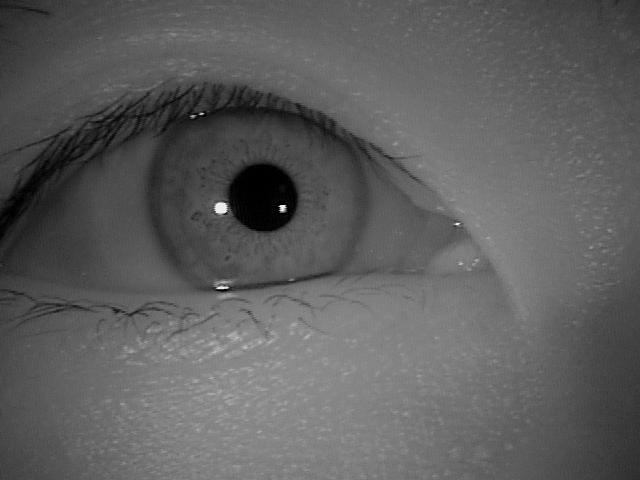
#> input picture src/demo/dataset-test/Alessio/L/S5001L00.jpg, 640 x 480 px, found by its file name; its folder holds only this picture in this run
$ python iris_recognition.py
#> lines starting #> are read from the running program, lines starting #| are printed output that depends on the picture; after the words box and inside, x2 and y2 are one past the last pixel; in counts of white or black regions, pixels touching at a corner belong together
#> further down, image is the input picture: shape (480, 640, 3); min 0, max 255, mean 93.8
import os

import cv2
import numpy as np

def find_pupil(image):

    # Preprocessing: Smooth the image to reduce noise
    blurred = cv2.GaussianBlur(image, (9, 9), 2)
#> image: shape (480, 640)

    # Edge detection
    edges = cv2.Canny(blurred, 50, 150)
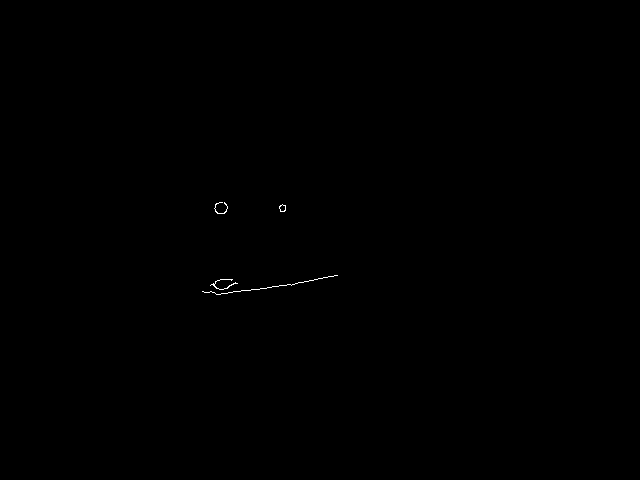
#> edges: shape (480, 640); 0.09% white in thin lines or dots, all inside (x1, y1, x2, y2) = (202, 202, 338, 295)

    # Use Hough Circle Transform to detect circles (approximates iris)
    circles = cv2.HoughCircles(blurred, cv2.HOUGH_GRADIENT, dp=1.2, minDist=30,
                               param1=50, param2=30, minRadius=20, maxRadius=60)
#> circles = [[263.4, 198.6, 34.4]]

    # Check if any circle is detected
    if circles is not None:
        circles = np.round(circles[0, :]).astype("int")
#> circles = [[263, 199, 34]]

        # Find the center of the image
        img_center = (image.shape[1] // 2, image.shape[0] // 2)
#> img_center = (320, 240)

        # Calculate distances of each circle from the image center
        distances = [np.sqrt((x - img_center[0]) ** 2 + (y - img_center[1]) ** 2) for x, y, r in circles]
#> distances = [70.21]

        # Get the circle with the smallest distance
        nearest_circle_idx = np.argmin(distances)
#> nearest_circle_idx = 0
        return circles[nearest_circle_idx]
    else:
        print("No circles detected.")

def extract_iris(image, pupil_center, pupil_radius, iris_radius_multiplier=2.5):
    x, y = pupil_center
    iris_radius = int(pupil_radius * iris_radius_multiplier)  # Calculate the iris radius

    # Create a blank mask
    mask = np.zeros_like(image, dtype=np.uint8)

    # Draw the iris circle on the mask
    cv2.circle(mask, (x, y), iris_radius, 255, -1)

    # Extract the iris region
    iris_region = cv2.bitwise_and(image, image, mask=mask)

    return iris_region, mask

if __name__ == '__main__':
    folder = 'C:/Users/flypi/PycharmProjects/iris-recognition-system/src/data/datasets/CASIA-Iris-Thousand/CASIA-Iris-Thousand/000/L/'

    for path in os.listdir(folder):
        image = cv2.imread(os.path.join(folder, path))
        x, y, r = find_pupil(cv2.cvtColor(image, cv2.COLOR_BGR2GRAY))
#> x = 263; y = 199; r = 34
        print(f"Detected Pupil Center: ({x}, {y}), Radius: {r}")
#| Detected Pupil Center: (263, 199), Radius: 34
        cv2.circle(image, (x, y), r, (0, 255, 0), 1)
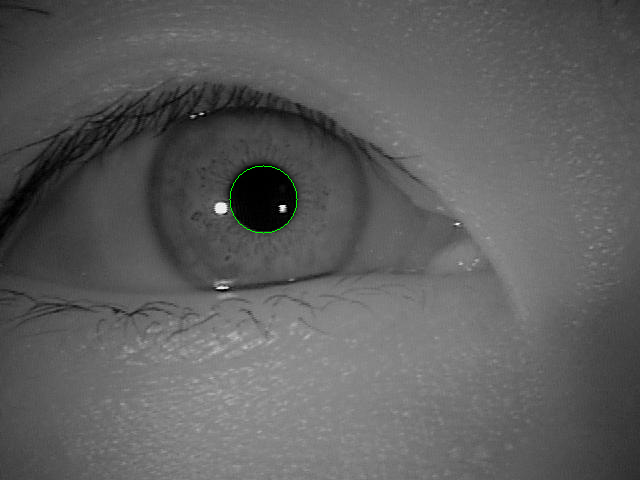
#> image: shape (480, 640, 3); 0.06% of pixels changed, all inside (x1, y1, x2, y2) = (229, 165, 298, 234)
        cv2.imshow(path, image)

    cv2.waitKey(0)
    cv2.destroyAllWindows()

$ run again, on src/demo/dataset-test/Alessio/L/S5001L04.jpg
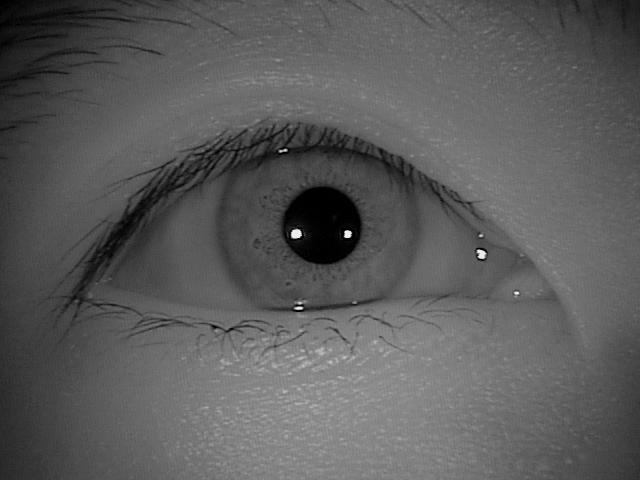
#> input picture src/demo/dataset-test/Alessio/L/S5001L04.jpg, 640 x 480 px, found by its file name
#> image is the input picture: shape (480, 640, 3); min 0, max 255, mean 91.2
#> edges: shape (480, 640); 0.05% white in thin lines or dots, all inside (x1, y1, x2, y2) = (274, 148, 486, 311)
#> in find_pupil, `circles = cv2.HoughCircles(blurred, cv2.HOUGH_GRADIENT, dp=1.2, minDis..`: circles = [[321, 225, 39.44]]
#> in find_pupil, `circles = np.round(circles[0, :]).astype("int")`: circles = [[321, 225, 39]]
#> distances = [15.03]
#> nearest_circle_idx = 0
#> x = 321; y = 225; r = 39
#| Detected Pupil Center: (321, 225), Radius: 39
#> `cv2.circle(image, (x, y), r, (0, 255, 0), 1)`:
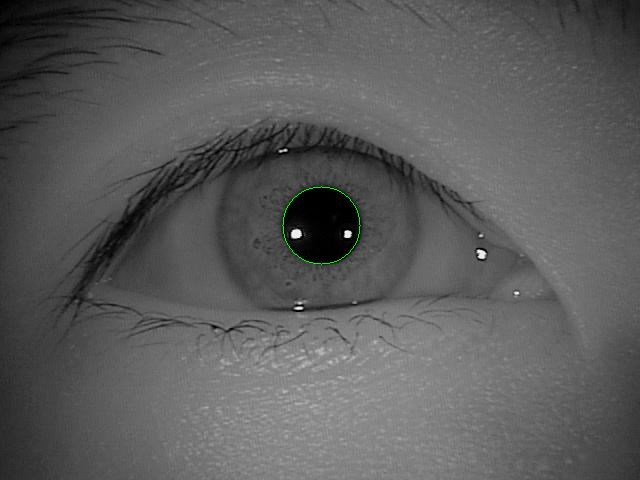
#> image: shape (480, 640, 3); 0.07% of pixels changed, all inside (x1, y1, x2, y2) = (282, 186, 361, 265)

$ run again, on src/demo/dataset-test/Alessio/L/S5001L05.jpg
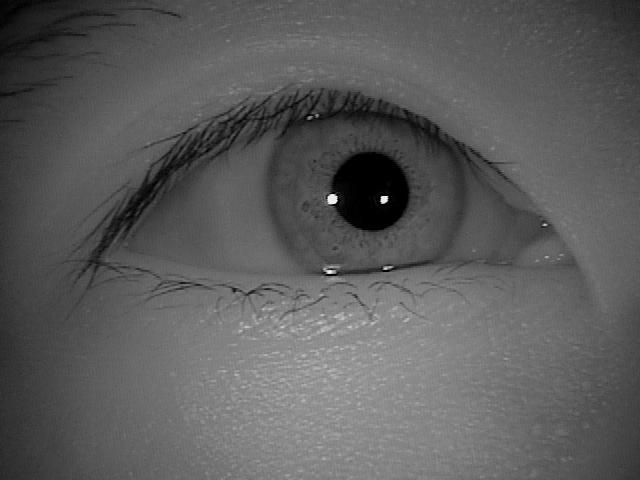
#> input picture src/demo/dataset-test/Alessio/L/S5001L05.jpg, 640 x 480 px, found by its file name
#> image is the input picture: shape (480, 640, 3); min 0, max 255, mean 91.6
#> edges: shape (480, 640); 0.04% white in thin lines or dots, all inside (x1, y1, x2, y2) = (320, 194, 388, 274)
#> in find_pupil, `circles = cv2.HoughCircles(blurred, cv2.HOUGH_GRADIENT, dp=1.2, minDis..`: circles = [[370.2, 190.2, 39.56], [192.6, 109.8, 52.52]]
#> in find_pupil, `circles = np.round(circles[0, :]).astype("int")`: circles = [[370, 190, 40], [193, 110, 53]]
#> distances = [70.71, 181.7]
#> nearest_circle_idx = 0
#> x = 370; y = 190; r = 40
#| Detected Pupil Center: (370, 190), Radius: 40
#> `cv2.circle(image, (x, y), r, (0, 255, 0), 1)`:
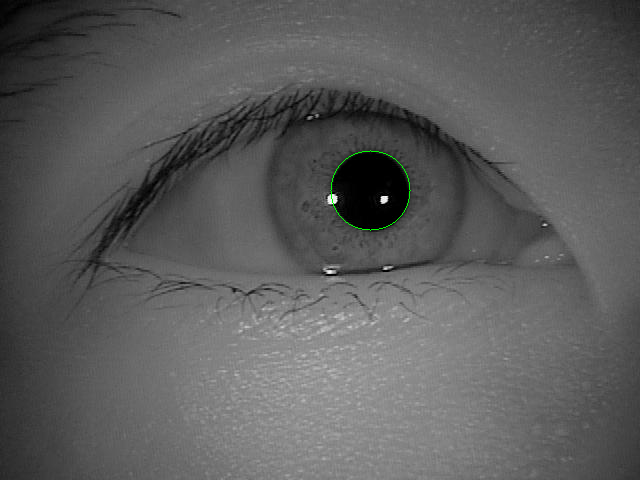
#> image: shape (480, 640, 3); 0.07% of pixels changed, all inside (x1, y1, x2, y2) = (330, 150, 411, 231)

$ run again, on src/demo/dataset-test/Alessio/L/S5001L06.jpg
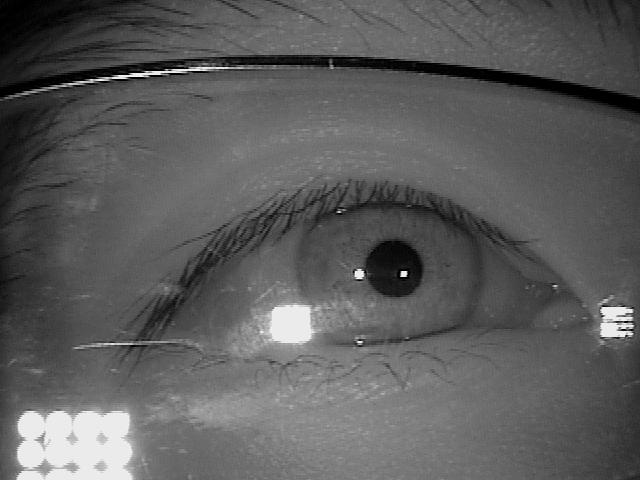
#> input picture src/demo/dataset-test/Alessio/L/S5001L06.jpg, 640 x 480 px, found by its file name
#> image is the input picture: shape (480, 640, 3); min 0, max 255, mean 92.2
#> in find_pupil, `edges = cv2.Canny(blurred, 50, 150)`:
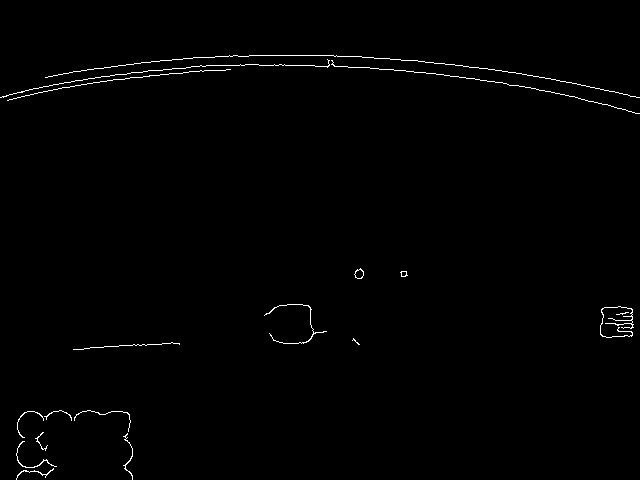
#> edges: shape (480, 640); 0.81% white in thin lines or dots, all inside (x1, y1, x2, y2) = (0, 55, 640, 480)
#> in find_pupil, `circles = cv2.HoughCircles(blurred, cv2.HOUGH_GRADIENT, dp=1.2, minDis..`: circles = [[391.8, 270.6, 30.92]]
#> in find_pupil, `circles = np.round(circles[0, :]).astype("int")`: circles = [[392, 271, 31]]
#> distances = [78.39]
#> nearest_circle_idx = 0
#> x = 392; y = 271; r = 31
#| Detected Pupil Center: (392, 271), Radius: 31
#> `cv2.circle(image, (x, y), r, (0, 255, 0), 1)`:
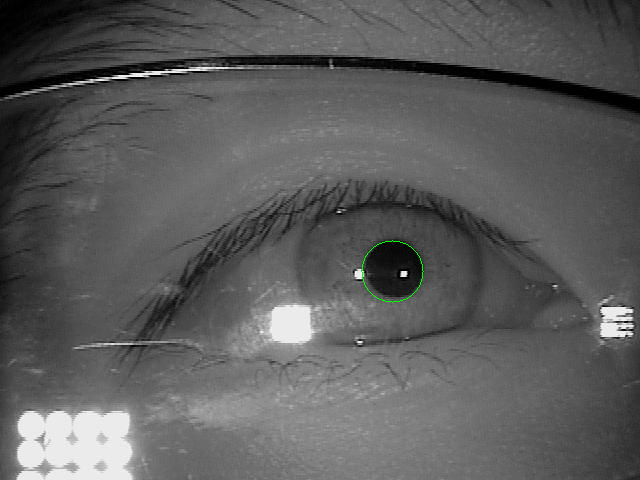
#> image: shape (480, 640, 3); 0.06% of pixels changed, all inside (x1, y1, x2, y2) = (361, 240, 424, 303)

$ run again, on src/demo/dataset-test/Alessio/L/S5001L01.jpg
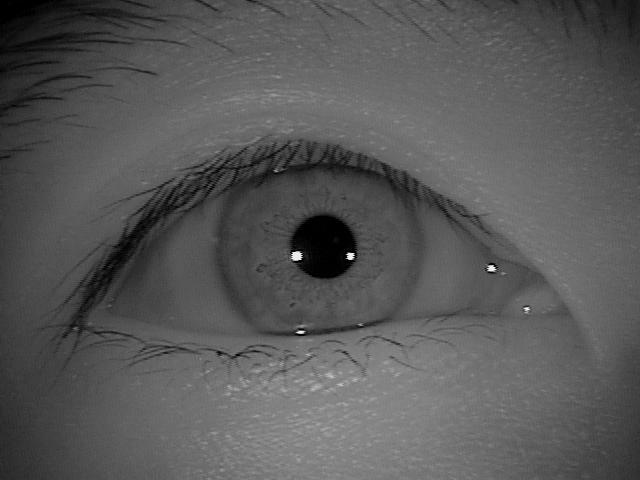
#> input picture src/demo/dataset-test/Alessio/L/S5001L01.jpg, 640 x 480 px, found by its file name
#> image is the input picture: shape (480, 640, 3); min 0, max 255, mean 87.7
#> edges: shape (480, 640); 0.04% white in thin lines or dots, all inside (x1, y1, x2, y2) = (292, 251, 530, 334)
#> in find_pupil, `circles = cv2.HoughCircles(blurred, cv2.HOUGH_GRADIENT, dp=1.2, minDis..`: circles = [[322.2, 246.6, 32.12]]
#> in find_pupil, `circles = np.round(circles[0, :]).astype("int")`: circles = [[322, 247, 32]]
#> distances = [7.28]
#> nearest_circle_idx = 0
#> x = 322; y = 247; r = 32
#| Detected Pupil Center: (322, 247), Radius: 32
#> `cv2.circle(image, (x, y), r, (0, 255, 0), 1)`:
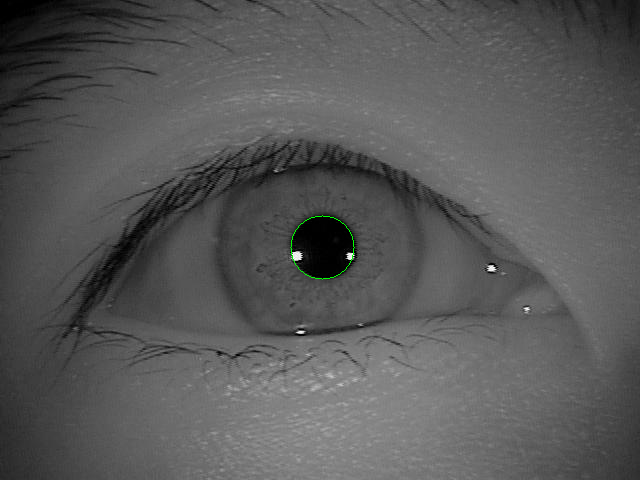
#> image: shape (480, 640, 3); 0.06% of pixels changed, all inside (x1, y1, x2, y2) = (290, 215, 355, 280)
